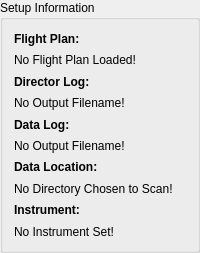
     <widget class="QGroupBox" name="setup_info">
      <property name="sizePolicy">
       <sizepolicy hsizetype="Preferred" vsizetype="Preferred">
        <horstretch>0</horstretch>
        <verstretch>0</verstretch>
       </sizepolicy>
      </property>
      <property name="minimumSize">
       <size>
        <width>0</width>
        <height>240</height>
       </size>
      </property>
      <property name="title">
       <string>Setup Information</string>
      </property>
      <layout class="QGridLayout" name="gridLayout_17">
       <item row="0" column="0">
        <layout class="QVBoxLayout" name="verticalLayout_3">
         <item>
          <widget class="QLabel" name="label">
           <property name="font">
            <font>
             <weight>75</weight>
             <bold>true</bold>
            </font>
           </property>
           <property name="text">
            <string>Flight Plan:</string>
           </property>
          </widget>
         </item>
         <item>
          <widget class="QLabel" name="flight_plan_filename">
           <property name="font">
            <font>
             <weight>50</weight>
             <italic>false</italic>
             <bold>false</bold>
             <kerning>true</kerning>
            </font>
           </property>
           <property name="text">
            <string>No Flight Plan Loaded!</string>
           </property>
           <property name="alignment">
            <set>Qt::AlignLeading|Qt::AlignLeft|Qt::AlignVCenter</set>
           </property>
           <property name="wordWrap">
            <bool>true</bool>
           </property>
          </widget>
         </item>
         <item>
          <widget class="QLabel" name="label_2">
           <property name="font">
            <font>
             <weight>75</weight>
             <bold>true</bold>
            </font>
           </property>
           <property name="text">
            <string>Director Log:</string>
           </property>
          </widget>
         </item>
         <item>
          <widget class="QLabel" name="txt_log_output_name">
           <property name="font">
            <font>
             <italic>false</italic>
            </font>
           </property>
           <property name="text">
            <string>No Output Filename!</string>
           </property>
           <property name="alignment">
            <set>Qt::AlignLeading|Qt::AlignLeft|Qt::AlignVCenter</set>
           </property>
           <property name="textInteractionFlags">
            <set>Qt::LinksAccessibleByMouse|Qt::TextSelectableByKeyboard|Qt::TextSelectableByMouse</set>
           </property>
          </widget>
         </item>
         <item>
          <widget class="QLabel" name="label_4">
           <property name="font">
            <font>
             <weight>75</weight>
             <bold>true</bold>
            </font>
           </property>
           <property name="text">
            <string>Data Log:</string>
           </property>
          </widget>
         </item>
         <item>
          <widget class="QLabel" name="txt_data_log_save_file">
           <property name="font">
            <font>
             <italic>false</italic>
            </font>
           </property>
           <property name="text">
            <string>No Output Filename!</string>
           </property>
           <property name="alignment">
            <set>Qt::AlignLeading|Qt::AlignLeft|Qt::AlignVCenter</set>
           </property>
          </widget>
         </item>
         <item>
          <widget class="QLabel" name="label_3">
           <property name="font">
            <font>
             <weight>75</weight>
             <bold>true</bold>
            </font>
           </property>
           <property name="text">
            <string>Data Location:</string>
           </property>
          </widget>
         </item>
         <item>
          <widget class="QLabel" name="txt_data_log_dir">
           <property name="font">
            <font>
             <italic>false</italic>
            </font>
           </property>
           <property name="text">
            <string>No Directory Chosen to Scan!</string>
           </property>
           <property name="alignment">
            <set>Qt::AlignLeading|Qt::AlignLeft|Qt::AlignVCenter</set>
           </property>
           <property name="wordWrap">
            <bool>true</bool>
           </property>
          </widget>
         </item>
         <item>
          <widget class="QLabel" name="instrument_label">
           <property name="font">
            <font>
             <weight>75</weight>
             <bold>true</bold>
            </font>
           </property>
           <property name="text">
            <string>Instrument: </string>
           </property>
          </widget>
         </item>
         <item>
          <widget class="QLabel" name="instrument_text">
           <property name="font">
            <font>
             <italic>false</italic>
            </font>
           </property>
           <property name="text">
            <string>No Instrument Set!</string>
           </property>
          </widget>
         </item>
        </layout>
       </item>
      </layout>
     </widget>
